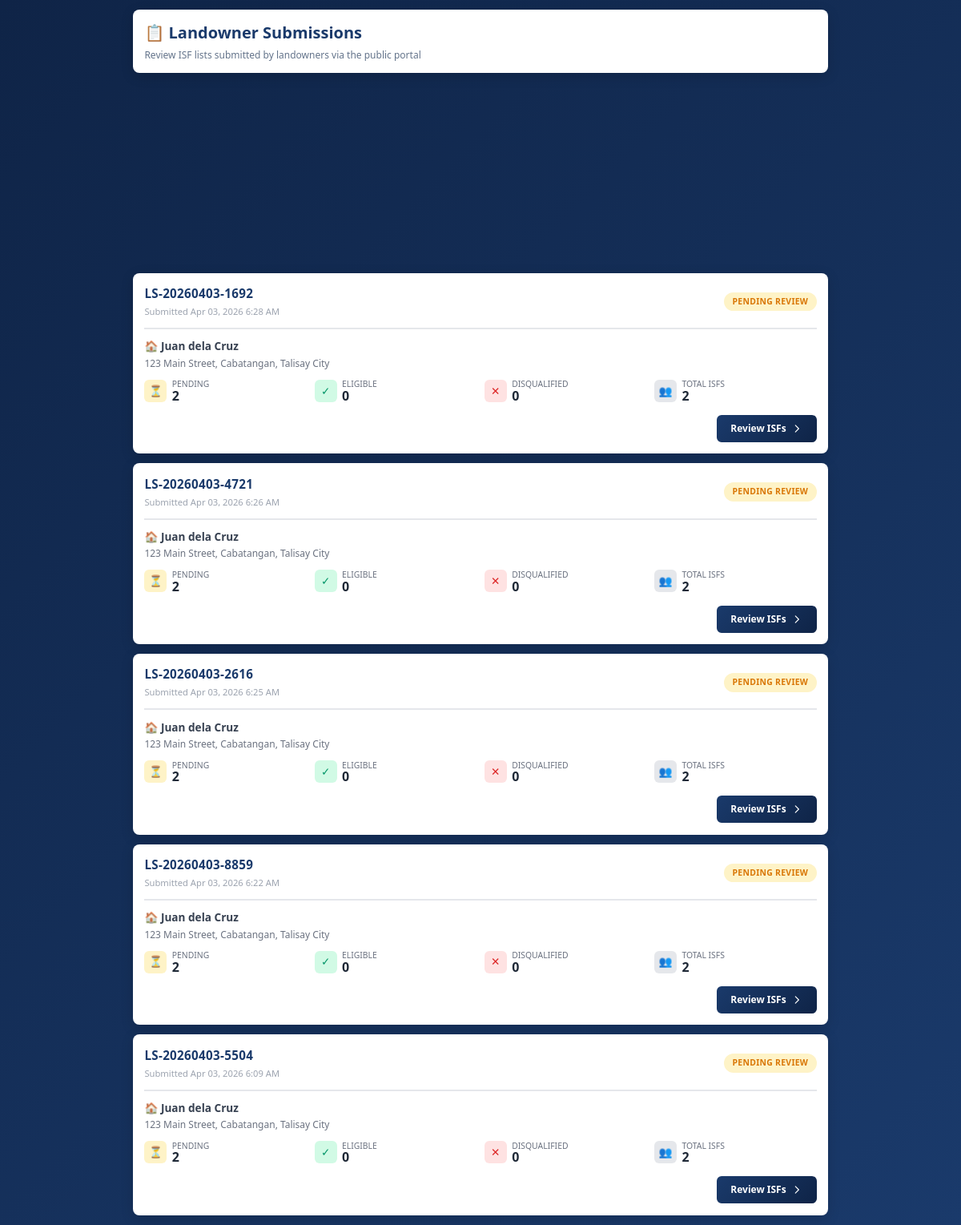
The page /intake/staff/submissions/ (signed in) on the database as committed earlier.
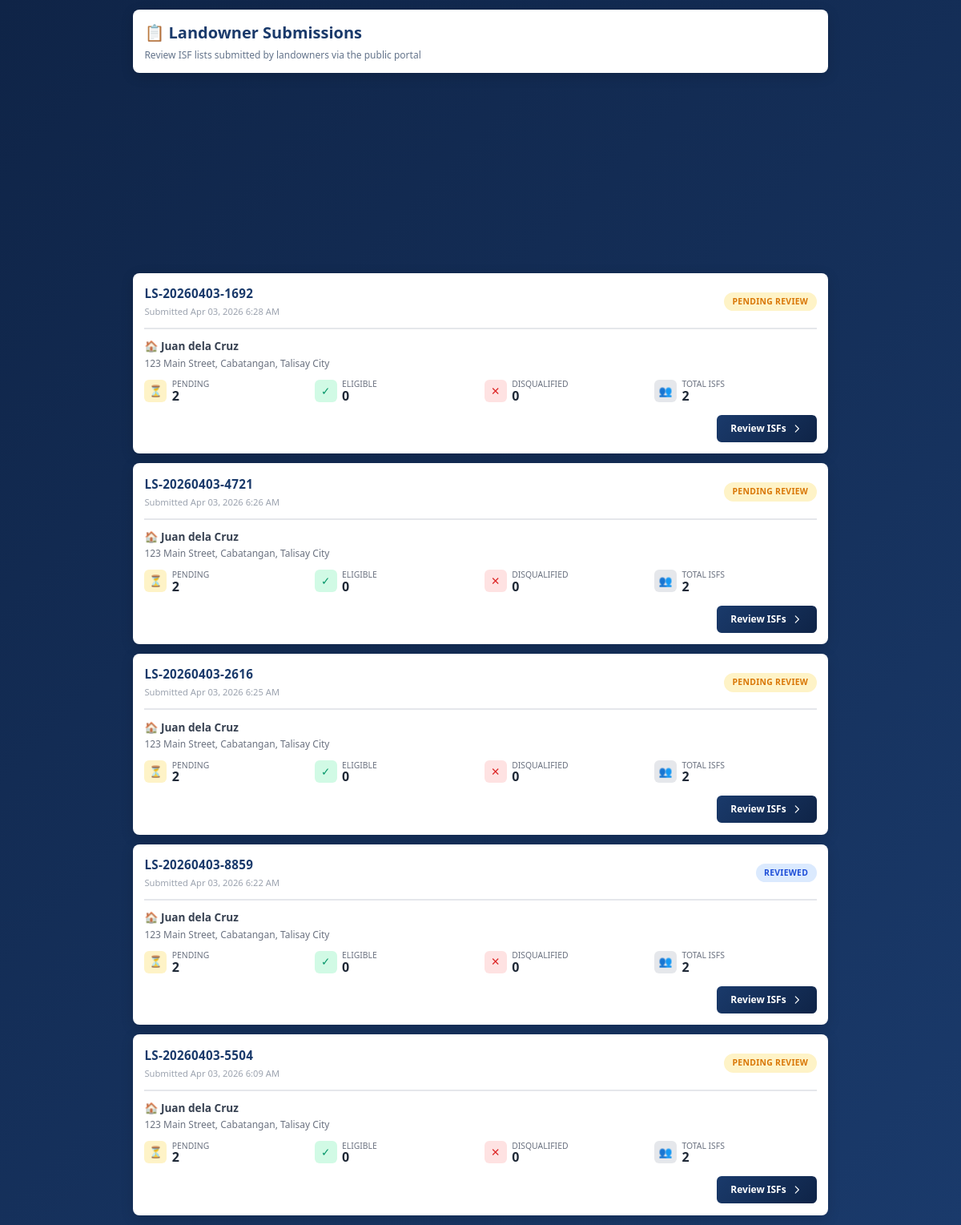
The same page on the database as committed later.
### intake/models.py (models this page shows, shortened)
class LandownerSubmission(models.Model):
    STATUS_CHOICES = [
        ('pending', 'Pending Review'),
        ('reviewed', 'Reviewed'),
        ('processed', 'Processed'),
    ]
    id = models.UUIDField(primary_key=True, default=uuid.uuid4, editable=False)
    reference_number = models.CharField(max_length=20, unique=True, editable=False)
    landowner_name = models.CharField(max_length=255, verbose_name="Landowner Full Name")
    landowner_phone = models.CharField(max_length=20, blank=True, verbose_name="Contact Number")
    landowner_email = models.EmailField(blank=True, verbose_name="Email Address")
    property_address = models.TextField(verbose_name="Property Address")
    barangay = models.CharField(max_length=100, verbose_name="Barangay")
    submitted_at = models.DateTimeField(auto_now_add=True)
    status = models.CharField(max_length=20, choices=STATUS_CHOICES, default='pending')
    reviewed_by = models.ForeignKey(
        settings.AUTH_USER_MODEL,
        on_delete=models.SET_NULL,
        null=True,
        blank=True,
        related_name='reviewed_submissions'
    )
    reviewed_at = models.DateTimeField(null=True, blank=True)
    notes = models.TextField(blank=True, verbose_name="Staff Notes")
    class Meta:
        ordering = ['-submitted_at']
        verbose_name = "Landowner Submission"
        verbose_name_plural = "Landowner Submissions"

### intake/views.py (the view)
# urls.py: path('staff/submissions/', views.submission_list, name='submission_list'),
@login_required
def submission_list(request):
    if not request.user.position in ['fourth_member', 'second_member', 'oic', 'head']:
        messages.error(request, 'You do not have permission to access this page.')
        return redirect('accounts:dashboard')
    submissions = LandownerSubmission.objects.all().prefetch_related('isf_records')
    for submission in submissions:
        submission.pending_count = submission.isf_records.filter(status='pending').count()
        submission.eligible_count = submission.isf_records.filter(status='eligible').count()
        submission.disqualified_count = submission.isf_records.filter(status='disqualified').count()
    return render(request, 'intake/staff/submission_list.html', {
        'submissions': submissions,
    })

### templates/intake/staff/submission_list.html (shortened to what this page needs)
{% extends 'base.html' %}
{% load static %}
{% block body %}
<div class="container">
    <div class="page-header">
        <h1 class="page-title">📋 Landowner Submissions</h1>
        <p class="page-subtitle">Review ISF lists submitted by landowners via the public portal</p>
    </div>
    {% if submissions %}
        {% for submission in submissions %}
        <div class="submission-card">
            <div class="submission-header">
                <div>
                    <div class="ref-number">{{ submission.reference_number }}</div>
                    <div class="timestamp">
                        Submitted {{ submission.submitted_at|date:"M d, Y g:i A" }}
                    </div>
                </div>
                <span class="status-badge status-{{ submission.status }}">
                    {{ submission.get_status_display }}
                </span>
            </div>
            <div class="landowner-info">
                <div class="landowner-name">🏠 {{ submission.landowner_name }}</div>
                <div class="address">{{ submission.property_address }}</div>
            </div>
            <div class="isf-stats">
                <div class="stat">
                    <div class="stat-icon stat-pending">⏳</div>
                    <div>
                        <div class="stat-label">Pending</div>
                        <div class="stat-value">{{ submission.pending_count }}</div>
                    </div>
                </div>
                <div class="stat">
                    <div class="stat-icon stat-eligible">✓</div>
                    <div>
                        <div class="stat-label">Eligible</div>
                        <div class="stat-value">{{ submission.eligible_count }}</div>
                    </div>
                </div>
                <div class="stat">
                    <div class="stat-icon stat-disqualified">✕</div>
                    <div>
                        <div class="stat-label">Disqualified</div>
                        <div class="stat-value">{{ submission.disqualified_count }}</div>
                    </div>
                </div>
                <div class="stat">
                    <div class="stat-icon stat-total">👥</div>
                    <div>
                        <div class="stat-label">Total ISFs</div>
                        <div class="stat-value">{{ submission.isf_records.count }}</div>
                    </div>
                </div>
            </div>
            <div style="margin-top: 1rem; text-align: right;">
                <a href="{% url 'intake:submission_review' submission.id %}" class="review-btn">
                    Review ISFs
                    <svg width="16" height="16" fill="none" stroke="currentColor" viewBox="0 0 24 24">
                        <path stroke-linecap="round" stroke-linejoin="round" stroke-width="2" d="M9 5l7 7-7 7"/>
                    </svg>
                </a>
            </div>
        </div>
        {% endfor %}
    {% else %}
        <div class="submission-card empty-state">
            <div class="empty-icon">📭</div>
            <h3>No Submissions Yet</h3>
            <p>Landowner submissions will appear here once they are submitted via the public portal.</p>
        </div>
    {% endif %}
</div>
{% endblock %}

### templates/base.html (shortened to what this page needs)
{% load static %}
<!DOCTYPE html>
<html lang="en">
<head>
    <link rel="stylesheet" href="{% static 'css/home.css' %}">
</head>
<body>
    {% block body %}{% endblock %}
</body>
</html>

### static/css/home.css (style rules this page uses)
* { margin: 0; padding: 0; box-sizing: border-box; }
html { scroll-behavior: smooth; }
body { font-family: 'Segoe UI', Tahoma, Geneva, Verdana, sans-serif; line-height: 1.5; color: #1f2937; background: #ffffff; }
a { text-decoration: none; color: inherit; }
.stat-icon { width: 1.25rem; height: 1.25rem; color: #93c5fd; }
.stat-value { color: white; font-weight: 700; font-size: 1.2rem; }
.stat-label { color: #93c5fd; font-size: 0.75rem; }

### templates/intake/staff/submission_list.html (style rules this page uses)
body { margin: 0; padding: 0; background: linear-gradient(135deg, #0f2447 0%, #1a3a6b 100%); min-height: 100vh; }
.container { max-width: 900px !important; margin: 0.75rem auto !important; padding: 0 1rem !important; }
.page-header { background: white; border-radius: 8px; padding: 0.9rem; margin-bottom: 0.75rem; box-shadow: 0 4px 16px rgba(0,0,0,0.15); }
.page-title { font-size: 1.25rem; font-weight: 700; color: #1a3a6b; margin: 0 0 0.3rem 0; }
.page-subtitle { color: #64748b; font-size: 0.75rem; margin: 0; line-height: 1.3; }
.submission-card { background: white; border-radius: 8px; box-shadow: 0 4px 16px rgba(0,0,0,0.15); padding: 0.9rem; margin-bottom: 0.75rem; transition: all 0.2s ease; }
.submission-header { display: flex; justify-content: space-between; align-items: center; margin-bottom: 0.7rem; padding-bottom: 0.7rem; border-bottom: 2px solid #e5e7eb; }
.ref-number { font-size: 0.95rem; font-weight: 700; color: #1a3a6b; letter-spacing: 0.3px; }
.timestamp { font-size: 0.7rem; color: #9ca3af; margin-top: 0.2rem; }
.status-badge { padding: 0.25rem 0.65rem; border-radius: 12px; font-size: 0.65rem; font-weight: 600; text-transform: uppercase; letter-spacing: 0.3px; }
.status-pending { background: #fef3c7; color: #d97706; }
.status-reviewed { background: #dbeafe; color: #1d4ed8; }
.landowner-info { margin-bottom: 0.75rem; }
.landowner-name { font-weight: 600; color: #374151; margin-bottom: 0.2rem; font-size: 0.85rem; }
.address { color: #6b7280; font-size: 0.75rem; line-height: 1.3; }
.isf-stats { display: grid; grid-template-columns: repeat(4, 1fr); gap: 0.6rem; margin-top: 0.75rem; }
.stat { display: flex; align-items: center; gap: 0.4rem; }
.stat-icon { width: 28px; height: 28px; border-radius: 6px; display: flex; align-items: center; justify-content: center; font-size: 0.85rem; flex-shrink: 0; }
.stat-pending { background: #fef3c7; color: #d97706; }
.stat-eligible { background: #d1fae5; color: #059669; }
.stat-disqualified { background: #fee2e2; color: #dc2626; }
.stat-total { background: #e5e7eb; color: #374151; }
.stat-label { font-size: 0.65rem; color: #6b7280; text-transform: uppercase; line-height: 1.2; }
.stat-value { font-size: 1rem; font-weight: 700; color: #1f2937; line-height: 1; }
.review-btn { background: linear-gradient(135deg, #1a3a6b 0%, #0f2447 100%); color: white; padding: 0.5rem 1.1rem; border-radius: 6px; text-decoration: none; display: inline-flex; align-items: center; gap: 0.4rem; font-weight: 600; font-size: 0.75rem; transition: all 0.2s ease; }
.review-btn svg { width: 14px; height: 14px; }

Rows that differ between the two databases and show on the page:
changed LandownerSubmission "LS-20260403-8859": status "PENDING REVIEW" → "REVIEWED"
